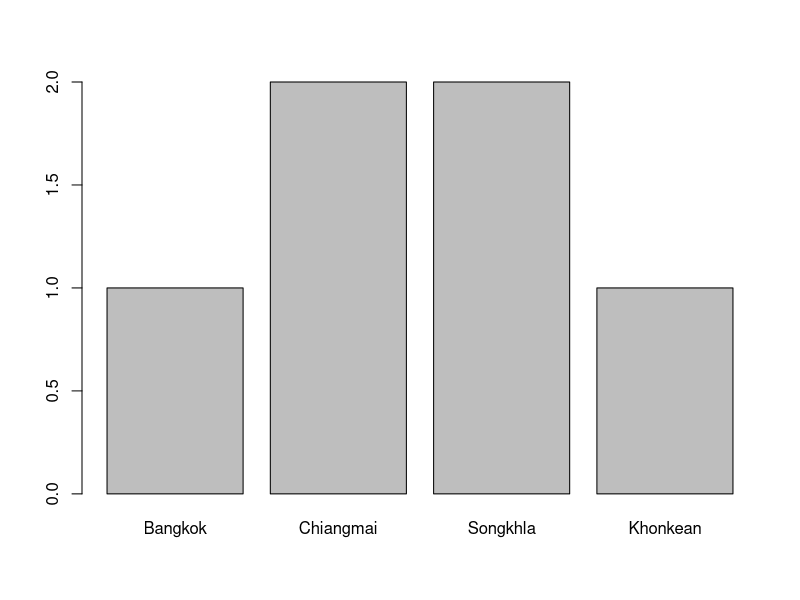
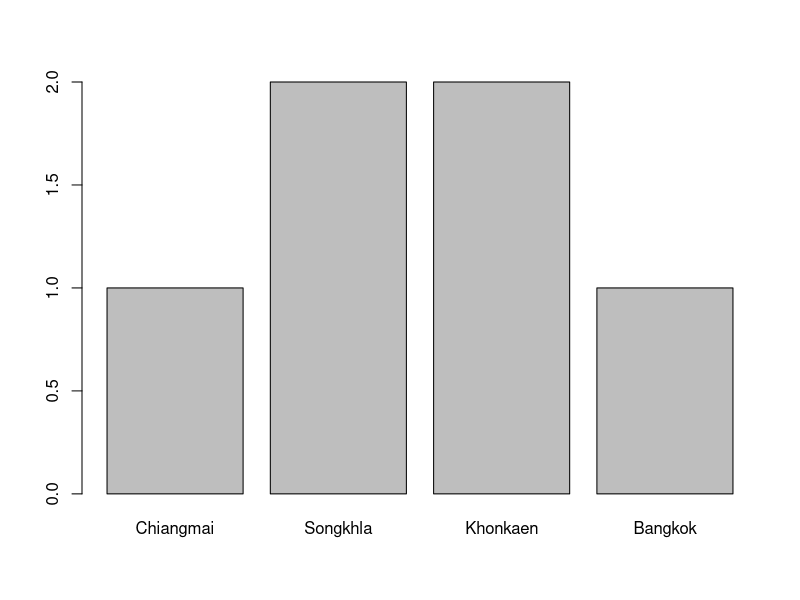

These charts were generated, in order, by the following R code:
## ---- chunk 1
knitr::opts_chunk$set(echo = TRUE)
## ---- chunk 2
mix <- c(TRUE, "Correct", 8, 2.2)

# Display and check the class of the vector "mix"
class(mix)
typeof(mix)

#ตอนนี้ทุกตัวจะเป็น string แล้ว
## ---- chunk 3

a <- 3
typeof(a)
# Coerce a double to integer
a <- as.integer(a)
class(a)

b <- TRUE
b <- as.numeric(b)
b
# Coerce a logical value to numeric (0 and 1)


c <- FALSE
c <- as.character(c);
# Coerce a logical value to character string


# Try to coerce two non-compatible data types (like a character string to numeric)
as.double("R CODER")

## ---- chunk 4

# Create a vector with 4 mangoes and 6 apples
c(mango = 4,apple = 6)

# Use the "setNames" function to name the vector "my_fruit"
my_fruit <- c(4,6,8)
fruit_name <- c('mango','apple')
setNames(my_fruit, fruit_name)

## ---- chunk 5
z <- c(12, 15, 3, 22);
 
# Sort the vector "z" in ascending order with the "sort" function 
sort(z);
# Sort the vector "z" in descending order with the "sort" function 
sort(z, decreasing = TRUE);
# Sort the vector "z" in ascending order with the "order" function 
order(z); #บอก index ของ arr z จากน้อยไปมาก
arr <- c(z[3], z[1], z[2], z[4]);
arr;
# Sort the vector "z" in descending order with the "order" function 
order(-z);
arr <- c(z[4], z[2], z[1], z[3]);
arr;
# Reverse the order of the vector "z"
rev(z); # just reverse
## ---- chunk 6

x <- c(1, 5)
y <- c(4, 0, 1, 3)


# Check if each element of the vector "x" is contained in the vector "y"
for (i in x)
{
  print(i %in% y);
}

# Return the common element(s) between the vector "x" and "y"
x[c(TRUE, FALSE)]
x[x %in% y]

# Check if all the elements of the vector "x" are in the vector "y" with the function "all"

all(x %in% y)
## ---- chunk 7
#abb -> abbriviation
my_month <- month.abb
my_month

# Access different data of "my_month"
# First element
my_month[1];
# Third and fourth element
my_month[3:4]
# Fifth and seventh element
my_month[c(3,7)];
# Last element of vector
my_month[length(my_month)];
# Even months
my_month[seq(2,length(my_month),by = 2)]
# Odd months
my_month[seq(1,length(my_month),by = 2)]
## ---- chunk 8
my_month <- month.abb
# The maximum monthly temperature of a spanish city in 2017.
Spain_temp <- c(22.52, 18.70, 19.61, 22.79, 29.38, 30.19,
                33.16, 36.97, 33.29, 28.98, 24.31, 22.43)

setNames(Spain_temp, my_month)

# Months with maximum temperature greater than 30
my_month[Spain_temp > 30]

# Months with maximum temperature lower than 20 OR greater than 35
my_month[Spain_temp < 30 | Spain_temp > 35]

## ---- chunk 9

my_capital <- c("London", "New York", "Paris", NA, "Bangkok")
my_capital
# Deleting 'London' with a "-" sign
my_capital[-1];
# Deleting 'London' with the "which" function
my_capital[-which(my_capital == "London")]
# Remove NA
my_capital[c(!is.na(my_capital))]
## ---- chunk 10

# Create the vector of 10 20 30 40 50 60 70 80 90 100 using the "by" argument
seq(10, 100, by = 10);

# Create the vector of 0.0 0.1 0.2 0.3 0.4 0.5 0.6 0.7 0.8 0.9 1.0 using the "length.out" argument
seq(0, 360, lenght.out = 13)
seq(0, 1, lenght.out = 11)
# Create the vector of "female" "male" "female" "male" "female" "male"
rep(c("female","male"),times = 3);
# Create the vector of TRUE TRUE TRUE FALSE FALSE FALSE
c(rep(T, times = 3),rep(F, times = 3))
rep(c(T,F), each = 3);
## ---- chunk 11

my_data <- 1:12

# Create 2-column matrix ordered by column
matrix(my_data, nco = 2)
# Create 4-row matrix ordered by column
matrix(my_data, nco = 4)
# Create 3-row matrix ordered by row
matrix(my_data, nrow  = 3, byrow = T)

u <- c(2, 7, 3, 6, 1)
v <- c(3, 7, 3, 5, 9)

# column binding
a <- cbind(u, v)
# row binding
b <- rbind(u, v)
# check the output class
class(b)
# matrix of 'logical' and 'character' data type
matrix(c(TRUE, TRUE, FALSE, TRUE), ncol = 2)
matrix(c("red", "green", "orange", "black"), ncol = 2)

## ---- chunk 12

matA <- matrix(c(3, 1, 6, 1, 2, 9), ncol = 2)
matA

# Create matB by adding column c(6, 1, 7) and c(1, 6, 1) to matA
matb <- cbind(matA, c(6,1,7), c(1,6,1));
matb
# Remove first and third column of matB
matb[,c(-1,-3)]; #matrix(col,row)
# Remove second row of matA
matA[-2, ];

matC <- matrix(c(2, 7, 1, 3, 6, 1), ncol = 2, byrow = T)
matD <- matrix(c(3, 7, 6, 3, 5, 9), ncol = 2, byrow = T)

# Stack matrices matC and matD vertically and horizontally
rbind(matC, matD)
cbind(matC, matD)

## ---- chunk 13

my_mat <- matrix(1:8, nrow = 2, ncol = 4)
my_mat

# Label rows of my_mat with c("M", "F") and columns with the letters A to D
LETTERS[1:4]
dimnames(my_mat) <- list(c("M","F"), LETTERS[1:4])
my_mat
# Name the row and column variables of my_mat as "Sex" and "Group", respectively
dimnames(my_mat) <- list(sex = c("M","F"), group = LETTERS[1:4])
my_mat
# See the structure of a matrix my_mat
str(my_mat)

# Remove column names of my_mat
colnames(my_mat) <- NULL
my_mat
# Remove both row and column names of my_mat
unname(my_mat)

## ---- chunk 14

# You have a vector containing the week days when some event happened.
event_day <- c("Friday", "Tuesday", "Thursday", 
               "Monday", "Wednesday", "Monday", 
               "Wednesday", "Monday", "Monday", 
               "Wednesday", "Sunday", "Saturday")
#summary(event_day)
# Convert your character vector to factor by preserving the order of the levels as appear on the input data
aa <- factor(event_day,level = unique(event_day))
#summary(aa)
table(aa)
## ---- chunk 15

# You have the following data stored in a numeric vector
city <- c(3, 2, 1, 4, 3, 2)

# Convert the data into factor and get it categorized for further analysis
#factor(city)

# Change factor labels of the levels 
city_factor <- factor(city, labels = c("Bangkok","Chiangmai","Songkhla","Khonkean"))
city_factor

## ---- chunk 16

# Create a vector with the desired order
my_order <- c("Chiangmai", "Songkhla", "Khonkaen", "Bangkok")

# Indicate the order in the 'levels' argument
city_factor2 <- factor(city_factor,labels = my_order)


table(city_factor)
table(city_factor2)

barplot(table(city_factor))
barplot(table(city_factor2))
## ---- chunk 17

set.seed(123) #ทำให้ผลเหมือนเดิม
my_df <- data.frame(city = city_factor, salary = sample(20:50, 6))
my_df

# Reorder the factor based on the "mean wage" of the individuals using the reorder function
city_factor3 <- reorder(my_df$city, my_df$salary, mean)
city_factor3
## ---- chunk 18

levels(city_factor)

# Reverse the order of levels of a factor with the "rev" function

city_factor4 <- rev(levels(city_factor3))
## ---- chunk 19

# Let the level ‘Khonkaen’ appearing first and maintain the order of the others
city_factor5 <- relevel(city_factor,"Khonkean")
city_factor5
# Check all created factors


## ---- chunk 20

my_data <- c(0, 2, 0, 5, 1, 9, 9, 4)
my_factor <- factor(my_data)
my_factor

# Correct way!!
as.numeric(levels(my_factor))[my_factor]
# Wrong way!!
as.numeric(my_factor)
